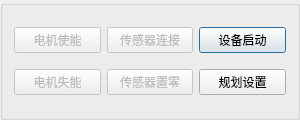
<?xml version="1.0" encoding="UTF-8"?>
<ui version="4.0">
 <class>ControlButtonGroup</class>
 <widget class="QGroupBox" name="ControlButtonGroup">
  <property name="geometry">
   <rect>
    <x>0</x>
    <y>0</y>
    <width>300</width>
    <height>120</height>
   </rect>
  </property>
  <property name="maximumSize">
   <size>
    <width>320</width>
    <height>16777215</height>
   </size>
  </property>
  <property name="windowTitle">
   <string>GroupBox</string>
  </property>
  <layout class="QGridLayout" name="gridLayout">
   <item row="1" column="1">
    <widget class="QPushButton" name="sensorSetZero">
     <property name="enabled">
      <bool>false</bool>
     </property>
     <property name="text">
      <string>传感器置零</string>
     </property>
    </widget>
   </item>
   <item row="1" column="2">
    <widget class="QPushButton" name="Setting">
     <property name="enabled">
      <bool>true</bool>
     </property>
     <property name="text">
      <string>规划设置</string>
     </property>
    </widget>
   </item>
   <item row="0" column="0">
    <widget class="QPushButton" name="motorEnable">
     <property name="enabled">
      <bool>false</bool>
     </property>
     <property name="text">
      <string>电机使能</string>
     </property>
    </widget>
   </item>
   <item row="0" column="2">
    <widget class="QPushButton" name="StartAndStop">
     <property name="text">
      <string>设备启动</string>
     </property>
     <property name="autoDefault">
      <bool>true</bool>
     </property>
     <property name="default">
      <bool>true</bool>
     </property>
     <property name="flat">
      <bool>false</bool>
     </property>
    </widget>
   </item>
   <item row="0" column="1">
    <widget class="QPushButton" name="sensorLink">
     <property name="enabled">
      <bool>false</bool>
     </property>
     <property name="text">
      <string>传感器连接</string>
     </property>
    </widget>
   </item>
   <item row="1" column="0">
    <widget class="QPushButton" name="motorDiable">
     <property name="enabled">
      <bool>false</bool>
     </property>
     <property name="text">
      <string>电机失能</string>
     </property>
    </widget>
   </item>
  </layout>
 </widget>
 <resources/>
 <connections/>
</ui>
